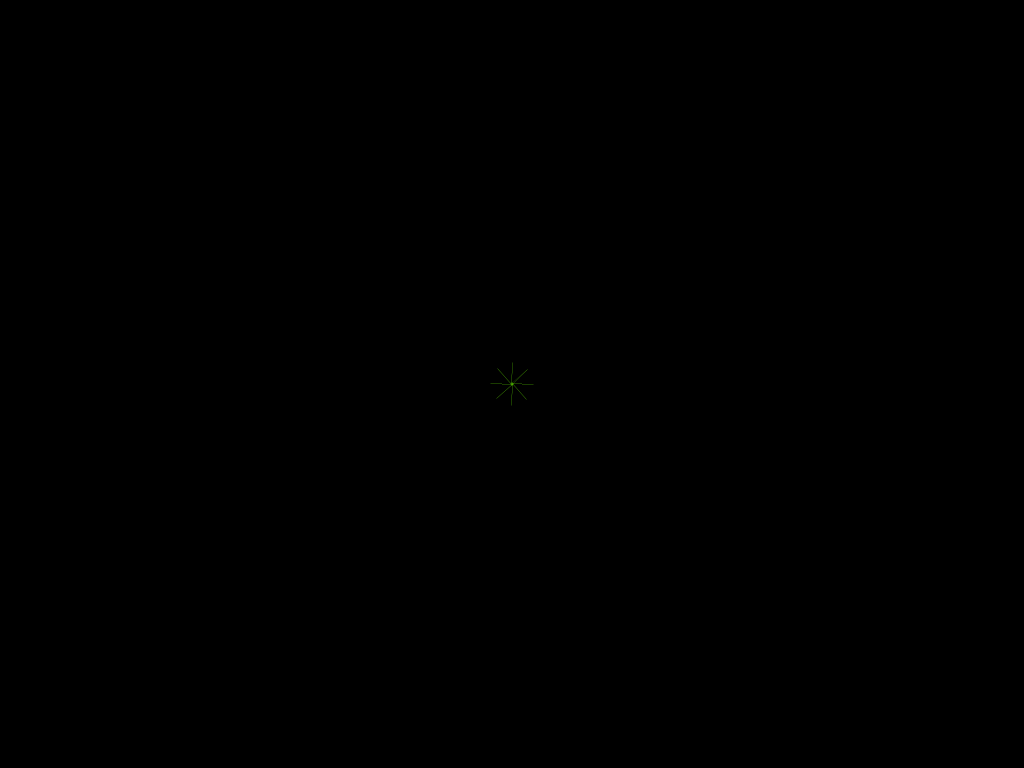
Frame 1 (no input)
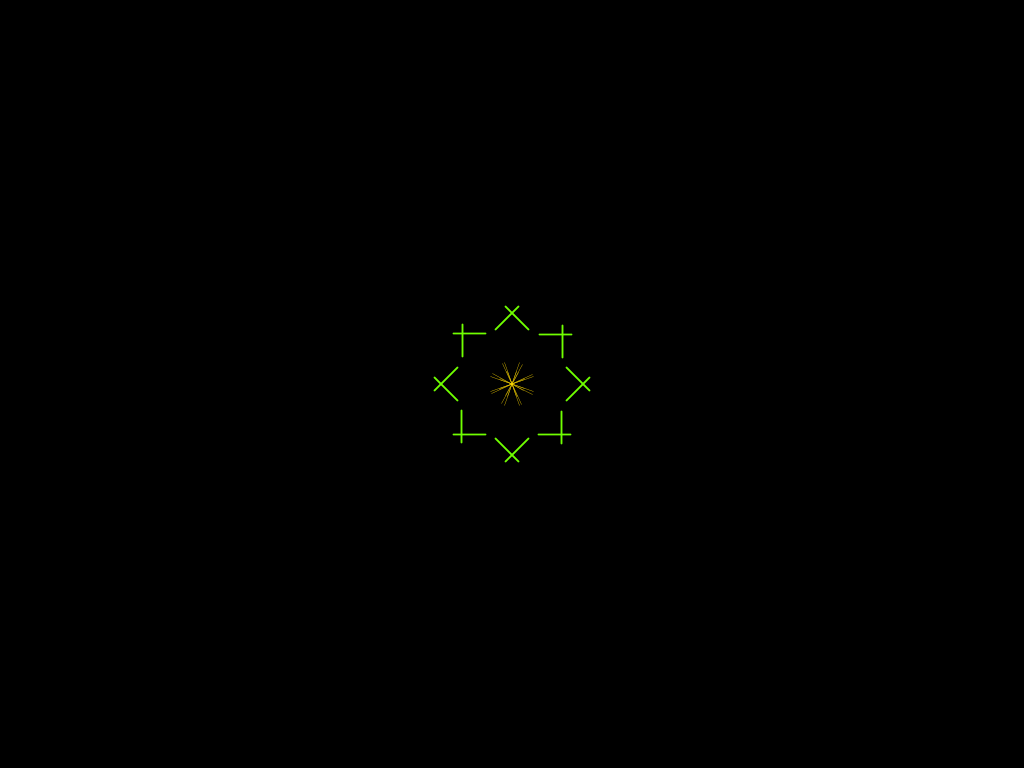
Frame 60 (the mouse pressed at the canvas centre just before this capture)
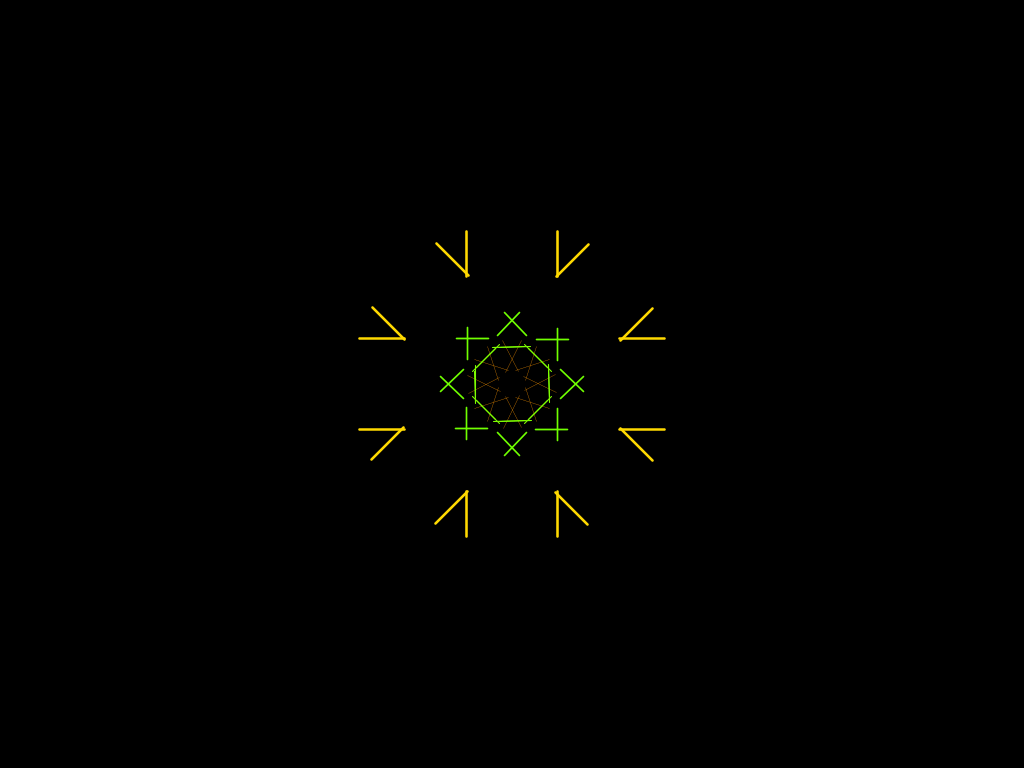
Frame 120 (the mouse held since frame 60 and released just before this capture)

The Processing sketch that drew these frames (run headless with seeded random() and noise(); from frame 60 on, the mouse is pressed at the canvas centre):

// Processing sketch: swirly
// ── swirly.pde
ArrayList<Point> points = new ArrayList<Point>();
float maxDist = 0;
int lineLength = 16;

class Point {
    int x, y, prevX, prevY;
    float speed, hue, weight, angle, angleMod;

    Point (int x, int y) {
        this.x = x;
        this.y = y;
        this.prevX = x;
        this.prevY = y;

        this.speed = random(1) * 3;
        this.hue = random(1) * 360;
        this.weight = random(1) * 10 + 1;
        this.angle = random(1) * PI;
        this.angleMod = random(1) * 0.2 + 0.05;
        if (random(1) < 0.5) {
        	this.angleMod *= -1;
    	}
    }

    void update() {
        this.prevX = this.x;
        this.prevY = this.y;
        this.x += cos(this.angle) * this.speed;
        this.y += sin(this.angle) * this.speed;
        if (random(1) < .05) {
            this.angle = floor(random(1) * 8) * PI / 4;
        }
    }
}

void setup() {
	size(1024, 768);
	smooth(8);
	pixelDensity(2);
	colorMode(HSB, 360, 100, 100, 100);
    for (int i = 0; i < 1; i++){
        points.add(new Point(0, 0));
    }
    maxDist = sqrt(width / 2 * width / 2 + height / 2 * height / 2);
    background(0);
}

void draw() {
    background(0, 5);
    translate(width / 2, height / 2);
    if (random(1) < .05 && points.size() < 20) {
        points.add(new Point(0, 0));
    }
    for (int i = 0 ; i < points.size(); i++) {
  		Point p = points.get(i);
        p.update();
        float distance = dist(0, 0, p.x, p.y);
        if (distance > maxDist) {
            points.remove(i);
            continue;
        }
        pushStyle();
        strokeWeight(p.weight * ((distance / maxDist) * 2));
        stroke(p.hue, 100, 100);
        pushStyle();
        // line(p.x, p.y, p.prevX, p.prevY);
        for (int j = 0; j < 8; j++){
            rotate(PI / 4);
            line(p.x, p.y, p.x-((p.x-p.prevX) * lineLength), p.y-((p.y-p.prevY) * lineLength));
        }
        popStyle();
        pushStyle();
        scale(-1, 1);
        for (int k = 0; k < 8; k++){
            rotate(PI / 4);
            line(p.x, p.y, p.x-((p.x-p.prevX) * lineLength), p.y-((p.y-p.prevY) * lineLength));
        }
        popStyle();
        popStyle();
    }
}
